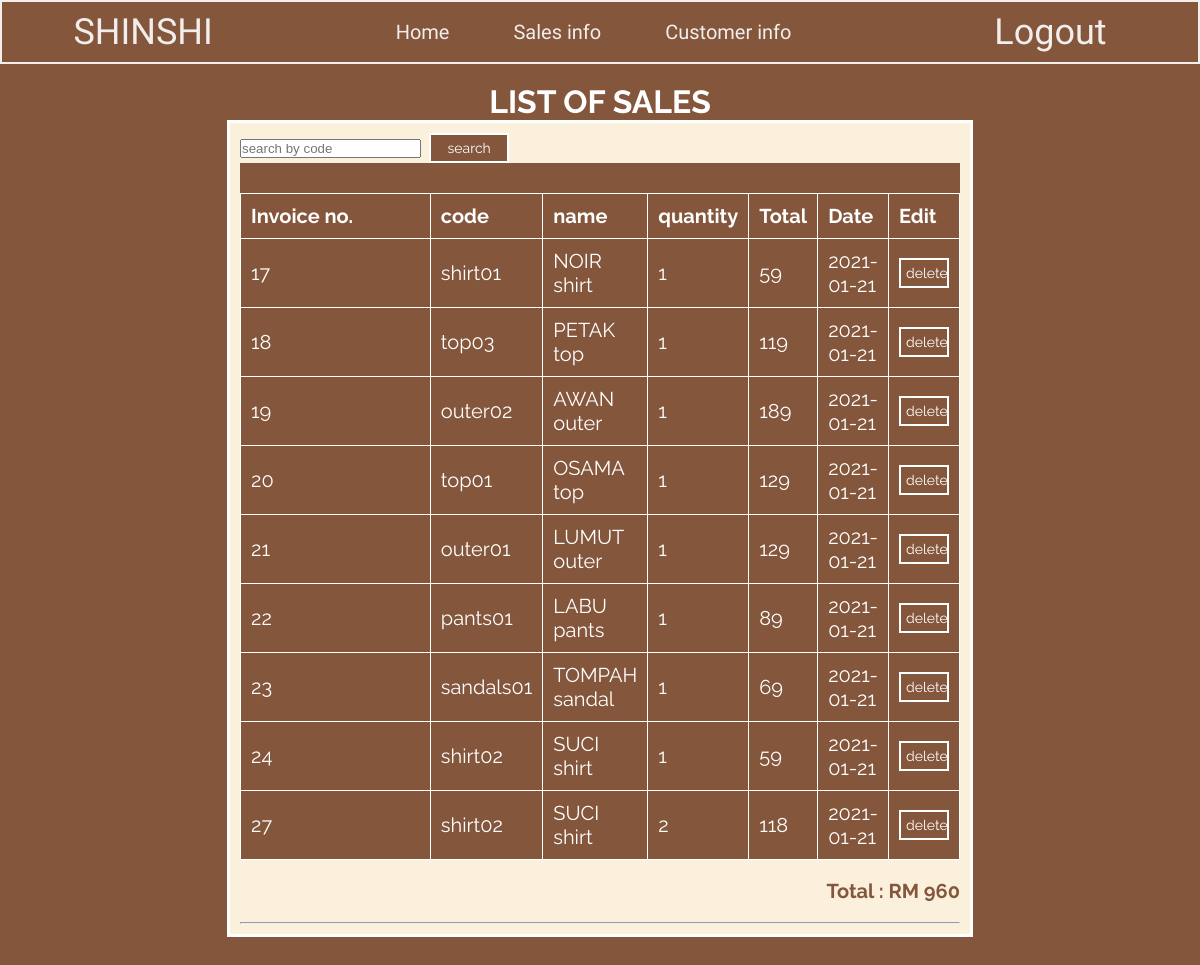
The app's page /sales.php (signed in) with its own data.
### tables this page shows
CREATE TABLE `sales` (
  `inv` int(10) NOT NULL,
  `code` varchar(20) NOT NULL,
  `name` varchar(30) NOT NULL,
  `quantity` decimal(10,0) NOT NULL,
  `total` decimal(10,0) NOT NULL,
  `date` date NOT NULL DEFAULT current_timestamp()
);

### sales.php (the view, shortened to what this page needs)
<?php
include('config.php');
$sql = "SELECT * from sales  ";
$sql1="SELECT SUM(total) AS value_sum FROM sales";
$result = $link->query($sql);
$result1 = $link->query($sql1);
$row1 =  $result1->fetch_assoc();
$sum = $row1['value_sum'];
?>
<html>
<head>
		<link rel = "stylesheet" href = "adminStyle.css">
</head>
<body style="background: #84563c ;">
<nav>
			<p><a href ="homeAdmin.php" class ="shinshi"> SHINSHI </a></p>
				<ul class = "menu">
					<li><a href = "homeAdmin.php"> Home </a> </li>
					<li><a href = "sales.php"> Sales info</a></li>
					<li><a href = "users.php"> Customer info </a></li>
				</ul>
				<ul class = "accountMenu" >
					<li> <a href="logoutAdmin.php">Logout</a>
					</li>
				</ul>
		</nav>
		 <br><h1>LIST OF SALES</h1>
<div style="background:#FAF0DC;" class="container" style="margin-top: 50px;">
<div>
<form action="" method="GET">
<input type="text" placeholder="search by code" name="search">&nbsp;
<input type="submit" value="search" name="searchbtn" class="searchbtn" style="background:#84563c;">
</form>
<div STYLE="background:#84563c;" class = "item-size-container">
<table style="background:##84563c;"class="sales" >
    <tr>
<th>Invoice no.</th>
<th>code</th>
<th>name</th>
<th>quantity</th>
<th>Total</th>
<th>Date</th>
<th>Edit</th>
</tr>
<?php
while(($row = $result->fetch_assoc())){
    ?>
    <tr>
    <td><?php echo $row['inv']; ?></td>
	<td><?php echo $row['code']; ?></td>
	<td><?php echo $row['name']; ?></td>
	<td><?php echo $row['quantity']; ?></td>
    <td><?php echo $row['total']; ?></td>
	<td><?php echo $row['date']; ?></td>
	<td><form action="" method="GET">
<input type="submit" value="delete" name="deletebtn" class="deletebtn">
</form></td>
    </tr>
    <?php
}
?>
</table>
</div>
</div>
	<div  style="text-align: right;">
    <br>
      <p> <span class="price" style="color:#84563c; font-size: 20px ;"><b><?php echo "Total : RM $sum";?></b></span></p>
		<br>
		<hr>
  </div>
</div>
<br><br><br><br><br><br>
</body>
</html>

### adminStyle.css (style rules this page uses)
* { padding: 0 ; margin: 0 ; }
body { font-family: 'Raleway', sans-serif; background:#84563c; }
.container { margin: auto; width: 60%; border: 3px solid white; padding: 10px; }
.deletebtn ,.searchbtn { width: 50px ; font-size: 14px ; padding: 5px ; border: 2px solid white ; text-align: center ; text-decoration: none ; color: white ; transition: all 0.2s; background:#84563c; font-family: 'Raleway', sans-serif; }
.searchbtn { width:80px; }
nav { opacity: .9 ; top: 0 ; background: #84563c ; display: flex ; justify-content: space-around ; align-items: center ; position: sticky ; height: 60px; font-family: 'Mina', sans-serif; z-index: 2 ; border: 2px solid white; }
.shinshi { transition: color .2s ; }
nav a { font-family: 'Big Shoulders Text', cursive; font-size: 36px ; background: #84563c; color: white ; text-decoration: none ; }
.menu a { color: white ; text-decoration: none ; font-size: 20px ; transition: color .2s ; }
ul.accountMenu { position: sticky ; color: white ; text-decoration: none ; font-size: 20px ; right: 30px; }
.menu li , .accountMenu li { display: inline-block ; margin-left: 20px ; padding: 20px ; }
.accountMenu li { float:right; }
.item-size-container { width: 100% ; display: flex ; justify-content: center ; align-items: center ; }
.item-size-container table, th, td { margin-top: 30px ; width: 100% ; font-size: 20px ; border: 1px solid white; text-align: left ; border-collapse: collapse ; padding: 10px ; color: white ; }
h1 { text-align:center; color:white; }

### records on screen
sales: inv "17", code "shirt01", name "NOIR shirt", quantity "1", total "59", date "2021-01-21"
sales: inv "18", code "top03", name "PETAK top", quantity "1", total "119", date "2021-01-21"
sales: inv "19", code "outer02", name "AWAN outer", quantity "1", total "189", date "2021-01-21"
sales: inv "20", code "top01", name "OSAMA top", quantity "1", total "129", date "2021-01-21"
sales: inv "21", code "outer01", name "LUMUT outer", quantity "1", total "129", date "2021-01-21"
sales: inv "22", code "pants01", name "LABU pants", quantity "1", total "89", date "2021-01-21"
sales: inv "23", code "sandals01", name "TOMPAH sandal", quantity "1", total "69", date "2021-01-21"
sales: inv "24", code "shirt02", name "SUCI shirt", quantity "1", total "59", date "2021-01-21"
sales: inv "27", code "shirt02", name "SUCI shirt", quantity "2", total "118", date "2021-01-21"

### other values on screen
$sum "960"
